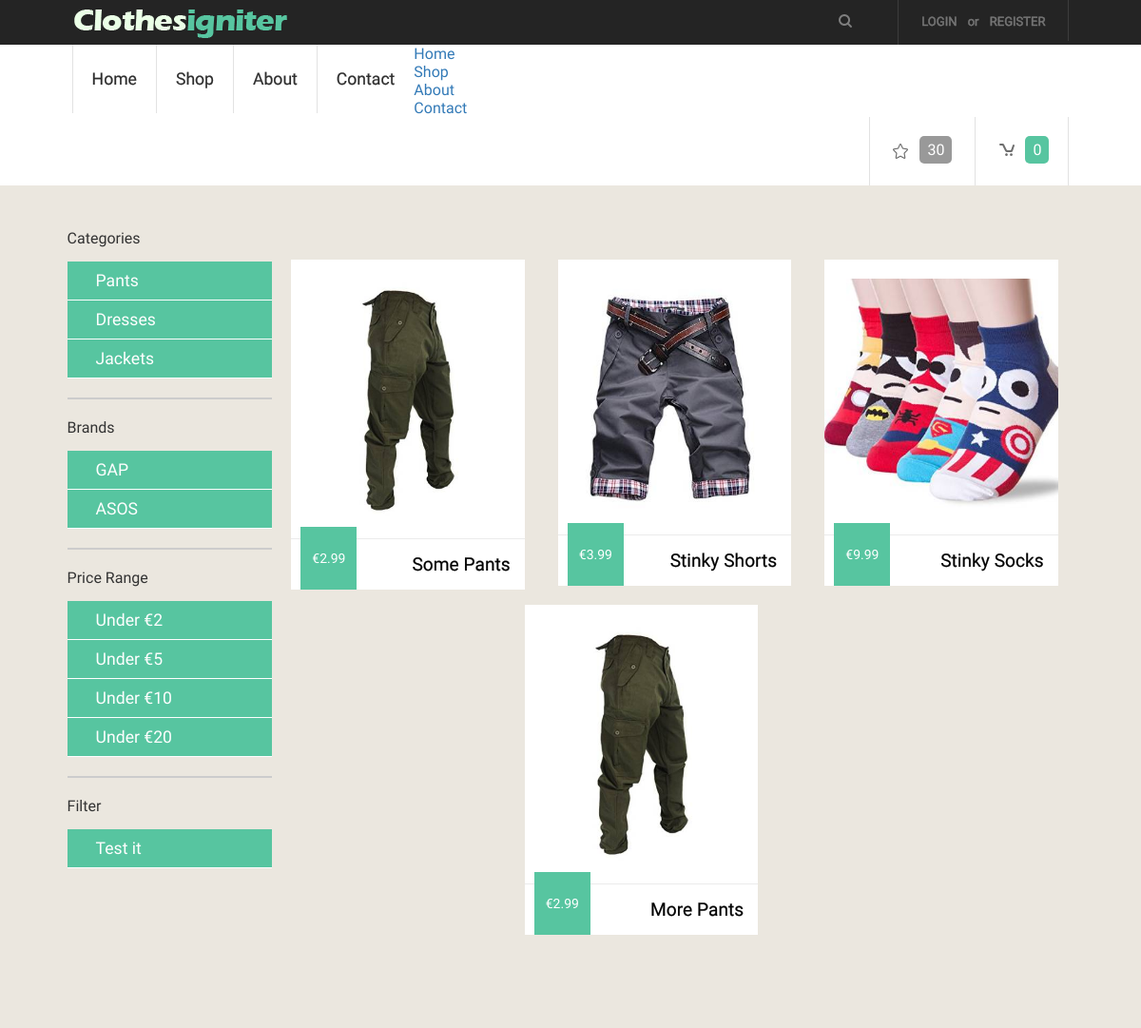
/index.php/store/category/1, run on the app's committed database.
### tables this page shows
CREATE TABLE IF NOT EXISTS `category` (
`id` int(11) NOT NULL,
  `name` varchar(150) NOT NULL,
  `parentID` int(11) NOT NULL,
  `slug` varchar(150) NOT NULL
);

CREATE TABLE IF NOT EXISTS `brand` (
`id` int(11) NOT NULL,
  `name` varchar(150) NOT NULL
);

CREATE TABLE IF NOT EXISTS `store_items` (
`id` int(11) NOT NULL,
  `item_name` varchar(240) NOT NULL,
  `item_price` decimal(7,2) NOT NULL,
  `image_small` varchar(240) NOT NULL,
  `image_large` varchar(240) NOT NULL,
  `item_description` text NOT NULL,
  `rating` int(11) NOT NULL DEFAULT '0',
  `categoryID` int(11) NOT NULL,
  `brandID` int(11) NOT NULL,
  `item_description_short` text NOT NULL
);

### application/views/includes/template.php (called while the page is built, shortened)
<?php $this->load->view('includes/header');?>
<?php $this->load->view($main_content);?>

### application/controllers/store.php (called while the page is built, shortened)
<?php
class Store extends CI_Controller{
    function __construct()
    {
        $this->load->model('item_model');
        $this->load->model('category_model');
        $this->load->model('brand_model');
        $this->load->helper('url_helper');
        $this->load->library('user_agent');
    }
    function category($categoryID){
        $this->load->library('pagination');
        $config['base_url']=base_url().'index.php/store/category/'. $categoryID;
        $config["total_rows"] = $this->item_model->record_count($categoryID);
        $config['per_page'] = 6;
        $config['num_links'] = 20;
        $config["uri_segment"] = 4;
        $this->pagination->initialize($config);
        $page = ($this->uri->segment($config["uri_segment"])) ? $this->uri->segment($config["uri_segment"]) : 0;
        $data["items"] = $this->item_model->
        get_category_items($config["per_page"], $page, $categoryID);
        $data["links"] = $this->pagination->create_links();
        $data["categories"] = $this->category_model->get_item();
        $data["brands"] = $this->brand_model->get_item();
        $data['main_content'] = 'store/index';
        $this->load->view('includes/template', $data);
    }
}

### index.php (called while the page is built, shortened)
<?php
require_once BASEPATH.'core/CodeIgniter.php';

### application/models/Category_model.php (called while the page is built, shortened)
<?php
class Category_model extends CI_Model
{
    public function get_item($id = FALSE)
    {
        if (!$id)
        {
            $query = $this->db->get('category');
            return $query->result_array();
        }
        $query = $this->db->get_where('category', array('id' => $id));
        return $query->row_array();
    }
}

### application/models/Brand_model.php (called while the page is built, shortened)
<?php
class Brand_model extends CI_Model
{
    public function get_item($id = FALSE)
    {
        if (!$id)
        {
            $query = $this->db->get('brand');
            return $query->result_array();
        }
        $query = $this->db->get_where('brand', array('id' => $id));
        return $query->row_array();
    }
}

### application/models/Item_model.php (called while the page is built, shortened)
<?php
class Item_model extends CI_Model
{
    public function get_category_items($limit, $start, $category= FALSE)
    {
        $this->db->limit($limit, $start);
        if(!$category){
            $query = $this->db->get("store_items");
        }
        else{
            $query = $this->db->get_where('store_items', array('categoryID' => $category));
        }
        if ($query->num_rows() > 0) {
            foreach ($query->result() as $row) {
                $data[] = $row;
            }
            return $data;
        }
        return false;
    }
}

### application/views/store/index.php (the view, shortened to what this page needs)
<div class="row">
    <div class="col-md-3 admin-sidebar">
              <div class="list-group">
                  <ul class="category-select">
                      <h3>Categories</h3>
                  <?php
                  foreach($categories as $category) {
                      echo "<li>" . anchor('store/category/'. $category['id'], $category['name']) . "</li>";
                  }
                  ?>
                  </ul>
                  <hr>
                  <ul class="category-select">
                      <h3>Brands</h3>
                      <?php
                      foreach($brands as $brand) {
                          echo "<li>" . anchor('store/brand/'. $brand['id'], $brand['name']) . "</li>";
                      }
                      ?>
                  </ul>
                  <hr>
                  <ul class="category-select">
                      <h3>Price Range</h3>
                      <?php
                          echo "<li>" . anchor('store/price/2', 'Under &euro;2') . "</li>";
                          echo "<li>" . anchor('store/price/5', 'Under &euro;5') . "</li>";
                          echo "<li>" . anchor('store/price/10', 'Under &euro;10') . "</li>";
                          echo "<li>" . anchor('store/price/20', 'Under &euro;20') . "</li>";
                      ?>
                  </ul>
                  <hr>
                  <ul class="category-select">
                      <h3>Filter</h3>
                      <?php
                      echo "<li>" . anchor('store/filter/1/2', 'Test it') . "</li>";
                      ?>
                  </ul>
               </div>
        </div>
    <div class="col-md-9">
        <div class="grids_of_3">
            <?php if($items!=null){
                foreach($items as $item) { ?>
                    <div class="grid1_of_3">
                        <a href="<?php echo base_url() . 'index.php/item/view/'.$item->id ?>">
                            <img src="<?php echo base_url() . "images/clothes/" . $item->image_large; ?>"  alt=""/>
                            <h3><?php echo $item->item_name ?></h3>
                            <span class="price">&euro;<?php echo $item->item_price ?></span>
                        </a>
                    </div>
                <?php }} ?>
        </div>
    </div>
</div>

### css/style.css (style rules this page uses)
html,body,div,span,applet,object,iframe,h1,h2,h3,h4,h5,h6,p,blockquote,pre,a,abbr,acronym,address,big,cite,code,del,dfn,em,img,ins,kbd,q,s,samp,small,strike,strong,sub,sup,tt,var,b,u,i,dl,dt,dd,ol,nav ul,nav li,fieldset,form,label,legend,table,caption,tbody,tfoot,thead,tr,th,td,article,aside,canvas,details,embed,figure,figcaption,footer,header,hgroup,menu,nav,output,ruby,section,summary,time,mark,audio,video { margin:0;padding:0;border:0;font-size:100%;font:inherit;vertical-align:baseline; }
ol,ul { list-style:none;margin:0;padding:0; }
a { text-decoration:none; }
img { max-width:100%; }
body { font-family: 'Maven Pro', sans-serif; background:#ffffff; font-size: 100%; }
.log_reg li a { font-family: 'Maven Pro', sans-serif; font-size: 0.8125em; padding: 5px 8px; color: #777777; text-transform: uppercase; -webkit-text-stroke: 0.5px; }
.menu ul li a { display: block; padding: 26px 30px; color: #2d2d2d; font-size: 1.1em; text-transform: capitalize; -webkit-text-stroke: 0.2px; -webkit-transition: all 0.3s ease-in-out; -moz-transition: all 0.3s ease-in-out; -o-transition: all 0.3s ease-in-out; transition: all 0.3s ease-in-out; }
.grids_of_3 { text-align:center; display: block; }
.grid1_of_3 { float:left; width:30.3333%; margin-left:4.3333%; background: #ffffff; position: relative; }
.grid1_of_3:first-child { margin-left: 0; }
.grid1_of_3 a { display: block; }
.grid1_of_3 img { padding: 8% 0; }
.grid1_of_3 h3 { border-top: 1px solid #EBEBEB; padding: 15px; font-size: 1.2em; color: #000000; -webkit-text-stroke: 0.2px; text-shadow: 0 1px 0 #ffffff; text-transform: capitalize; }
.price { background: #57C5A0; color: #ffffff; font-size: 0.8725em; padding: 25px 12px; position: absolute; bottom: 0px; left: 10px; }
.grids_of_3 { display: block; margin: 4% 0; }
@media only screen and (max-width: 1280px) { .menu ul li a { padding: 26px 20px; } }

### css/custom.css (style rules this page uses)
.admin-sidebar ul, .category-select { list-style:none; margin:0; padding:0; }
.admin-sidebar ul > li > a { margin-left:20px; display:block; padding:10px; color:#fefefe; font-size:1.1em; transition: all 0.2s ease-out; }
.admin-sidebar ul > li { background:#57C5A0; border-bottom:1px solid #fefefe; transition: all 0.2s ease-out; }
.admin-sidebar h3, .admin-sidebar h4 { margin-bottom:15px; }
.admin-sidebar hr { border:1px solid #ccc; }
.grid1_of_3 { margin-bottom:20px; }
.grid1_of_3 h3 { text-align: right; }
.grids_of_3 img { max-height: 250px; }
.grids_of_3 > div:nth-of-type(4n) { margin-left:0px!important; }
.grid1_of_3 a { transition: all 0.4s ease-out; }

### data on the page
category: id+name "Pants"
category: id+name "Dresses"
category: id+name "Jackets"
brand: id+name "GAP"
brand: id+name "ASOS"
store_items: image_large (picture), item_name "Some Pants", item_price "2.99"
store_items: image_large (picture), item_name "Stinky Shorts", item_price "3.99"
store_items: image_large (picture), item_name "Stinky Socks", item_price "9.99"
store_items: image_large (picture), item_name "More Pants", item_price "2.99"

### other printed values
anchor('login', 'Login') "LOGIN"
anchor('login/signup', 'Register') "REGISTER"
anchor('', 'Home') "Home"
anchor('store', 'Shop') "Shop"
anchor('store', 'About') "About"
anchor('store', 'Contact') "Contact"
anchor('store', 'Home') "Home"
anchor('store/price/2', 'Under &euro;2') "Under €2"
anchor('store/price/5', 'Under &euro;5') "Under €5"
anchor('store/price/10', 'Under &euro;10') "Under €10"
anchor('store/price/20', 'Under &euro;20') "Under €20"
anchor('store/filter/1/2', 'Test it') "Test it"
